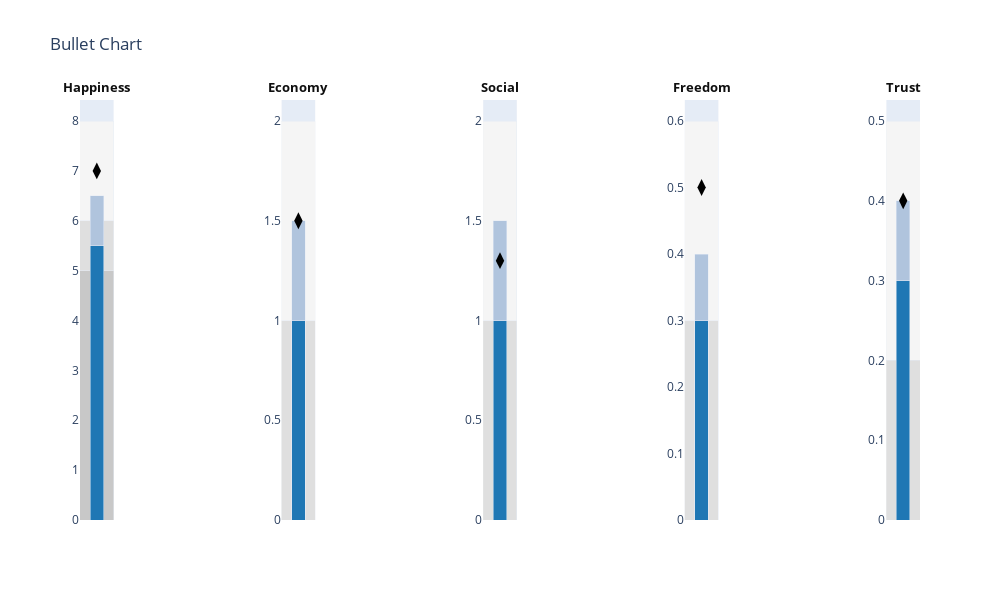

The notebook cell this image was saved under:
### Markdown cell above
## Bullet Chart

### Code cell
import plotly.figure_factory as ff

data = (
  {"label": "Happiness", "sublabel":"score",
   "range": [5, 6, 8], "performance": [5.5, 6.5], "point": [7]},
  {"label": "Economy", "sublabel": "score", "range": [0, 1, 2],
   "performance": [1, 1.5], "sublabel":"score","point": [1.5]},
  {"label": "Social","sublabel":"score", "range": [0, 1, 2],
   "performance": [1, 1.5],"sublabel":"score", "point": [1.3]},
  {"label": "Freedom","sublabel":"score", "range": [0, 0.3, 0.6],
   "performance": [0.3, 0.4],"sublabel":"score", "point": [0.5]},
  {"label": "Trust", "sublabel":"score","range": [0, 0.2, 0.5],
   "performance": [0.3, 0.4], "point": [0.4]}
)



fig = ff.create_bullet(
    data, titles='label', subtitles='sublabel', markers='point',
    measures='performance', ranges='range', orientation='v',
)
py.iplot(fig, filename='bullet chart from dict')

### Figure 1 — Plotly figure (JSON) as saved in the notebook; plotly's stock layout.template omitted (floating-point values rounded to 4 significant figures)
{"data": [{"base": 0, "hoverinfo": "y", "marker": {"color": "rgb(245.0, 245.0, 245.0)"}, "name": "ranges", "orientation": "v", "type": "bar", "width": 2, "x": [0], "xaxis": "x", "y": [8], "yaxis": "y"}, {"base": 0, "hoverinfo": "y", "marker": {"color": "rgb(222.5, 222.5, 222.5)"}, "name": "ranges", "orientation": "v", "type": "bar", "width": 2, "x": [0], "xaxis": "x", "y": [6], "yaxis": "y"}, {"base": 0, "hoverinfo": "y", "marker": {"color": "rgb(200.0, 200.0, 200.0)"}, "name": "ranges", "orientation": "v", "type": "bar", "width": 2, "x": [0], "xaxis": "x", "y": [5], "yaxis": "y"}, {"base": 0, "hoverinfo": "y", "marker": {"color": "rgb(176.0, 196.0, 221.0)"}, "name": "measures", "orientation": "v", "type": "bar", "width": 0.4, "x": [0.5], "xaxis": "x", "y": [6.5], "yaxis": "y"}, {"base": 0, "hoverinfo": "y", "marker": {"color": "rgb(31.0, 119.0, 180.0)"}, "name": "measures", "orientation": "v", "type": "bar", "width": 0.4, "x": [0.5], "xaxis": "x", "y": [5.5], "yaxis": "y"}, {"hoverinfo": "y", "marker": {"color": "rgb(0, 0, 0)", "size": 12, "symbol": "diamond-tall"}, "name": "markers", "type": "scatter", "x": [0.5], "xaxis": "x", "y": [7], "yaxis": "y"}, {"base": 0, "hoverinfo": "y", "marker": {"color": "rgb(245.0, 245.0, 245.0)"}, "name": "ranges", "orientation": "v", "type": "bar", "width": 2, "x": [0], "xaxis": "x2", "y": [2], "yaxis": "y2"}, {"base": 0, "hoverinfo": "y", "marker": {"color": "rgb(222.5, 222.5, 222.5)"}, "name": "ranges", "orientation": "v", "type": "bar", "width": 2, "x": [0], "xaxis": "x2", "y": [1], "yaxis": "y2"}, {"base": 0, "hoverinfo": "y", "marker": {"color": "rgb(200.0, 200.0, 200.0)"}, "name": "ranges", "orientation": "v", "type": "bar", "width": 2, "x": [0], "xaxis": "x2", "y": [0], "yaxis": "y2"}, {"base": 0, "hoverinfo": "y", "marker": {"color": "rgb(176.0, 196.0, 221.0)"}, "name": "measures", "orientation": "v", "type": "bar", "width": 0.4, "x": [0.5], "xaxis": "x2", "y": [1.5], "yaxis": "y2"}, {"base": 0, "hoverinfo": "y", "marker": {"color": "rgb(31.0, 119.0, 180.0)"}, "name": "measures", "orientation": "v", "type": "bar", "width": 0.4, "x": [0.5], "xaxis": "x2", "y": [1], "yaxis": "y2"}, {"hoverinfo": "y", "marker": {"color": "rgb(0, 0, 0)", "size": 12, "symbol": "diamond-tall"}, "name": "markers", "type": "scatter", "x": [0.5], "xaxis": "x2", "y": [1.5], "yaxis": "y2"}, {"base": 0, "hoverinfo": "y", "marker": {"color": "rgb(245.0, 245.0, 245.0)"}, "name": "ranges", "orientation": "v", "type": "bar", "width": 2, "x": [0], "xaxis": "x3", "y": [2], "yaxis": "y3"}, {"base": 0, "hoverinfo": "y", "marker": {"color": "rgb(222.5, 222.5, 222.5)"}, "name": "ranges", "orientation": "v", "type": "bar", "width": 2, "x": [0], "xaxis": "x3", "y": [1], "yaxis": "y3"}, {"base": 0, "hoverinfo": "y", "marker": {"color": "rgb(200.0, 200.0, 200.0)"}, "name": "ranges", "orientation": "v", "type": "bar", "width": 2, "x": [0], "xaxis": "x3", "y": [0], "yaxis": "y3"}, {"base": 0, "hoverinfo": "y", "marker": {"color": "rgb(176.0, 196.0, 221.0)"}, "name": "measures", "orientation": "v", "type": "bar", "width": 0.4, "x": [0.5], "xaxis": "x3", "y": [1.5], "yaxis": "y3"}, {"base": 0, "hoverinfo": "y", "marker": {"color": "rgb(31.0, 119.0, 180.0)"}, "name": "measures", "orientation": "v", "type": "bar", "width": 0.4, "x": [0.5], "xaxis": "x3", "y": [1], "yaxis": "y3"}, {"hoverinfo": "y", "marker": {"color": "rgb(0, 0, 0)", "size": 12, "symbol": "diamond-tall"}, "name": "markers", "type": "scatter", "x": [0.5], "xaxis": "x3", "y": [1.3], "yaxis": "y3"}, {"base": 0, "hoverinfo": "y", "marker": {"color": "rgb(245.0, 245.0, 245.0)"}, "name": "ranges", "orientation": "v", "type": "bar", "width": 2, "x": [0], "xaxis": "x4", "y": [0.6], "yaxis": "y4"}, {"base": 0, "hoverinfo": "y", "marker": {"color": "rgb(222.5, 222.5, 222.5)"}, "name": "ranges", "orientation": "v", "type": "bar", "width": 2, "x": [0], "xaxis": "x4", "y": [0.3], "yaxis": "y4"}, {"base": 0, "hoverinfo": "y", "marker": {"color": "rgb(200.0, 200.0, 200.0)"}, "name": "ranges", "orientation": "v", "type": "bar", "width": 2, "x": [0], "xaxis": "x4", "y": [0], "yaxis": "y4"}, {"base": 0, "hoverinfo": "y", "marker": {"color": "rgb(176.0, 196.0, 221.0)"}, "name": "measures", "orientation": "v", "type": "bar", "width": 0.4, "x": [0.5], "xaxis": "x4", "y": [0.4], "yaxis": "y4"}, {"base": 0, "hoverinfo": "y", "marker": {"color": "rgb(31.0, 119.0, 180.0)"}, "name": "measures", "orientation": "v", "type": "bar", "width": 0.4, "x": [0.5], "xaxis": "x4", "y": [0.3], "yaxis": "y4"}, {"hoverinfo": "y", "marker": {"color": "rgb(0, 0, 0)", "size": 12, "symbol": "diamond-tall"}, "name": "markers", "type": "scatter", "x": [0.5], "xaxis": "x4", "y": [0.5], "yaxis": "y4"}, {"base": 0, "hoverinfo": "y", "marker": {"color": "rgb(245.0, 245.0, 245.0)"}, "name": "ranges", "orientation": "v", "type": "bar", "width": 2, "x": [0], "xaxis": "x5", "y": [0.5], "yaxis": "y5"}, {"base": 0, "hoverinfo": "y", "marker": {"color": "rgb(222.5, 222.5, 222.5)"}, "name": "ranges", "orientation": "v", "type": "bar", "width": 2, "x": [0], "xaxis": "x5", "y": [0.2], "yaxis": "y5"}, {"base": 0, "hoverinfo": "y", "marker": {"color": "rgb(200.0, 200.0, 200.0)"}, "name": "ranges", "orientation": "v", "type": "bar", "width": 2, "x": [0], "xaxis": "x5", "y": [0], "yaxis": "y5"}, {"base": 0, "hoverinfo": "y", "marker": {"color": "rgb(176.0, 196.0, 221.0)"}, "name": "measures", "orientation": "v", "type": "bar", "width": 0.4, "x": [0.5], "xaxis": "x5", "y": [0.4], "yaxis": "y5"}, {"base": 0, "hoverinfo": "y", "marker": {"color": "rgb(31.0, 119.0, 180.0)"}, "name": "measures", "orientation": "v", "type": "bar", "width": 0.4, "x": [0.5], "xaxis": "x5", "y": [0.3], "yaxis": "y5"}, {"hoverinfo": "y", "marker": {"color": "rgb(0, 0, 0)", "size": 12, "symbol": "diamond-tall"}, "name": "markers", "type": "scatter", "x": [0.5], "xaxis": "x5", "y": [0.4], "yaxis": "y5"}], "layout": {"annotations": [{"font": {"color": "#0f0f0f", "size": 13}, "showarrow": false, "text": "<b>Happiness</b>", "textangle": 0, "x": 0.02, "xanchor": "center", "xref": "paper", "y": 1.03, "yanchor": "middle", "yref": "paper"}, {"font": {"color": "#0f0f0f", "size": 13}, "showarrow": false, "text": "<b>Economy</b>", "textangle": 0, "x": 0.26, "xanchor": "center", "xref": "paper", "y": 1.03, "yanchor": "middle", "yref": "paper"}, {"font": {"color": "#0f0f0f", "size": 13}, "showarrow": false, "text": "<b>Social</b>", "textangle": 0, "x": 0.5, "xanchor": "center", "xref": "paper", "y": 1.03, "yanchor": "middle", "yref": "paper"}, {"font": {"color": "#0f0f0f", "size": 13}, "showarrow": false, "text": "<b>Freedom</b>", "textangle": 0, "x": 0.74, "xanchor": "center", "xref": "paper", "y": 1.03, "yanchor": "middle", "yref": "paper"}, {"font": {"color": "#0f0f0f", "size": 13}, "showarrow": false, "text": "<b>Trust</b>", "textangle": 0, "x": 0.98, "xanchor": "center", "xref": "paper", "y": 1.03, "yanchor": "middle", "yref": "paper"}], "barmode": "stack", "height": 600, "margin": {"l": 80}, "showlegend": false, "title": {"text": "Bullet Chart"}, "width": 1000, "xaxis": {"anchor": "y", "domain": [0, 0.04], "range": [0, 1], "showgrid": false, "showticklabels": false, "zeroline": false}, "xaxis2": {"anchor": "y2", "domain": [0.24, 0.28], "range": [0, 1], "showgrid": false, "showticklabels": false, "zeroline": false}, "xaxis3": {"anchor": "y3", "domain": [0.48, 0.52], "range": [0, 1], "showgrid": false, "showticklabels": false, "zeroline": false}, "xaxis4": {"anchor": "y4", "domain": [0.72, 0.76], "range": [0, 1], "showgrid": false, "showticklabels": false, "zeroline": false}, "xaxis5": {"anchor": "y5", "domain": [0.96, 1], "range": [0, 1], "showgrid": false, "showticklabels": false, "zeroline": false}, "yaxis": {"anchor": "x", "domain": [0, 1], "showgrid": false, "tickwidth": 1, "zeroline": false}, "yaxis2": {"anchor": "x2", "domain": [0, 1], "showgrid": false, "tickwidth": 1, "zeroline": false}, "yaxis3": {"anchor": "x3", "domain": [0, 1], "showgrid": false, "tickwidth": 1, "zeroline": false}, "yaxis4": {"anchor": "x4", "domain": [0, 1], "showgrid": false, "tickwidth": 1, "zeroline": false}, "yaxis5": {"anchor": "x5", "domain": [0, 1], "showgrid": false, "tickwidth": 1, "zeroline": false}}}
